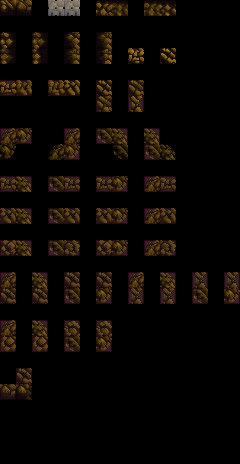

This is a level from a 2D game, rendered from its Tiled map with the project's own tilesets. A one-line summary and the complete map file follow:
An orthogonal 15x29 tile map with 16x16 px tiles, 4 tile layers (Regions, Input_Rock-Foreground, Output_Rock-Foreground, Output_Rock-Foreground), 2 tilesets.

<map version="1.0" tiledversion="1.1.6" orientation="orthogonal" renderorder="right-down" width="15" height="29" tilewidth="16" tileheight="16" infinite="0" nextobjectid="1">
 <tileset firstgid="1" source="input-tiles.tsx" />
 <tileset firstgid="13" source="rock-moss-plants-doors.tsx" />
 <layer name="Regions" width="15" height="29" opacity="0.5">
  <data encoding="csv">
4,4,0,4,4,0,4,4,0,4,4,0,0,0,0,
0,0,0,0,0,0,0,0,0,0,0,0,0,0,0,
4,0,4,0,4,0,4,0,0,0,0,0,0,0,0,
4,0,4,0,4,0,4,0,4,0,4,0,0,0,0,
0,0,0,0,0,0,0,0,0,0,0,0,0,0,0,
4,4,0,4,4,0,4,0,4,0,0,0,0,0,0,
0,0,0,0,0,0,4,0,4,0,0,0,0,0,0,
0,0,0,0,0,0,0,0,0,0,0,0,0,0,0,
4,4,0,0,4,0,4,4,0,4,0,0,0,0,0,
0,0,0,0,4,0,0,0,0,4,0,0,0,0,0,
0,0,0,0,0,0,0,0,0,0,0,0,0,0,0,
4,4,0,4,4,0,4,4,0,4,4,0,0,0,0,
0,0,0,0,0,0,0,0,0,0,0,0,0,0,0,
4,4,0,4,4,0,4,4,0,4,4,0,0,0,0,
0,0,0,0,0,0,0,0,0,0,0,0,0,0,0,
4,4,0,4,4,0,4,4,0,4,4,0,0,0,0,
0,0,0,0,0,0,0,0,0,0,0,0,0,0,0,
4,0,4,0,4,0,4,0,4,0,4,0,4,0,4,
4,0,4,0,4,0,4,0,4,0,4,0,4,0,4,
0,0,0,0,0,0,0,0,0,0,0,0,0,0,0,
4,0,4,0,4,0,4,0,0,0,0,0,0,0,0,
4,0,4,0,4,0,4,0,0,0,0,0,0,0,0,
0,0,0,0,0,0,0,0,0,0,0,0,0,0,0,
0,4,0,0,0,0,0,0,0,0,0,0,0,0,0,
4,4,0,0,0,0,0,0,0,0,0,0,0,0,0,
0,0,0,0,0,0,0,0,0,0,0,0,0,0,0,
0,0,0,0,0,0,0,0,0,0,0,0,0,0,0,
0,0,0,0,0,0,0,0,0,0,0,0,0,0,0,
0,0,0,0,0,0,0,0,0,0,0,0,0,0,0
</data>
 </layer>
 <layer name="Input_Rock-Foreground" width="15" height="29" opacity="0.5">
  <data encoding="csv">
14,14,0,15,15,0,38,38,0,39,39,0,0,0,0,
0,0,0,0,0,0,0,0,0,0,0,0,0,0,0,
21,0,29,0,24,0,32,0,0,0,0,0,0,0,0,
21,0,29,0,24,0,32,0,59,0,76,0,0,0,0,
0,0,0,0,0,0,0,0,0,0,0,0,0,0,0,
58,58,0,59,59,0,76,0,84,0,0,0,0,0,0,
0,0,0,0,0,0,76,0,84,0,0,0,0,0,0,
0,0,0,0,0,0,0,0,0,0,0,0,0,0,0,
13,40,0,0,13,0,37,16,0,16,0,0,0,0,0,
40,0,0,13,40,0,0,37,0,37,16,0,0,0,0,
0,0,0,0,0,0,0,0,0,0,0,0,0,0,0,
58,16,0,37,58,0,58,40,0,13,58,0,0,0,0,
0,0,0,0,0,0,0,0,0,0,0,0,0,0,0,
59,16,0,37,59,0,59,40,0,13,59,0,0,0,0,
0,0,0,0,0,0,0,0,0,0,0,0,0,0,0,
57,16,0,37,60,0,57,40,0,13,60,0,0,0,0,
0,0,0,0,0,0,0,0,0,0,0,0,0,0,0,
13,0,16,0,76,0,76,0,13,0,16,0,84,0,84,
76,0,76,0,37,0,40,0,84,0,84,0,37,0,40,
0,0,0,0,0,0,0,0,0,0,0,0,0,0,0,
13,0,16,0,68,0,68,0,0,0,0,0,0,0,0,
92,0,92,0,37,0,40,0,0,0,0,0,0,0,0,
0,0,0,0,0,0,0,0,0,0,0,0,0,0,0,
0,76,0,0,0,0,0,0,0,0,0,0,0,0,0,
15,24,0,0,0,0,0,0,0,0,0,0,0,0,0,
0,0,0,0,0,0,0,0,0,0,0,0,0,0,0,
0,0,0,0,0,0,0,0,0,0,0,0,0,0,0,
0,0,0,0,0,0,0,0,0,0,0,0,0,0,0,
0,0,0,0,0,0,0,0,0,0,0,0,0,0,0
</data>
 </layer>
 <layer name="Output_Rock-Foreground" width="15" height="29" opacity="0.5">
  <data encoding="csv">
14,15,0,115,115,0,38,39,0,38,39,0,0,0,0,
0,0,0,0,0,0,0,0,0,0,0,0,0,0,0,
21,0,21,0,24,0,24,0,0,0,0,0,0,0,0,
29,0,29,0,32,0,32,0,59,0,84,0,0,0,0,
0,0,0,0,0,0,0,0,0,0,0,0,0,0,0,
58,59,0,58,59,0,76,0,76,0,0,0,0,0,0,
0,0,0,0,0,0,84,0,84,0,0,0,0,0,0,
0,0,0,0,0,0,0,0,0,0,0,0,0,0,0,
66,75,0,0,66,0,74,67,0,67,0,0,0,0,0,
75,0,0,66,75,0,0,74,0,74,67,0,0,0,0,
0,0,0,0,0,0,0,0,0,0,0,0,0,0,0,
0,67,0,74,0,0,0,75,0,66,0,0,0,0,0,
0,0,0,0,0,0,0,0,0,0,0,0,0,0,0,
0,67,0,74,0,0,0,75,0,66,0,0,0,0,0,
0,0,0,0,0,0,0,0,0,0,0,0,0,0,0,
0,67,0,74,0,0,0,75,0,66,0,0,0,0,0,
0,0,0,0,0,0,0,0,0,0,0,0,0,0,0,
66,0,67,0,0,0,0,0,66,0,67,0,0,0,0,
0,0,0,0,74,0,75,0,0,0,0,0,74,0,75,
0,0,0,0,0,0,0,0,0,0,0,0,0,0,0,
66,0,67,0,0,0,0,0,0,0,0,0,0,0,0,
0,0,0,0,74,0,75,0,0,0,0,0,0,0,0,
0,0,0,0,0,0,0,0,0,0,0,0,0,0,0,
0,0,0,0,0,0,0,0,0,0,0,0,0,0,0,
0,31,0,0,0,0,0,0,0,0,0,0,0,0,0,
0,0,0,0,0,0,0,0,0,0,0,0,0,0,0,
0,0,0,0,0,0,0,0,0,0,0,0,0,0,0,
0,0,0,0,0,0,0,0,0,0,0,0,0,0,0,
0,0,0,0,0,0,0,0,0,0,0,0,0,0,0
</data>
 </layer>
 <layer name="Output_Rock-Foreground" width="15" height="29">
  <data encoding="csv">
0,0,0,0,0,0,0,0,0,0,0,0,0,0,0,
0,0,0,0,0,0,0,0,0,0,0,0,0,0,0,
0,0,0,0,0,0,0,0,0,0,0,0,0,0,0,
0,0,0,0,0,0,0,0,58,0,76,0,0,0,0,
0,0,0,0,0,0,0,0,0,0,0,0,0,0,0,
0,0,0,0,0,0,0,0,0,0,0,0,0,0,0,
0,0,0,0,0,0,0,0,0,0,0,0,0,0,0,
0,0,0,0,0,0,0,0,0,0,0,0,0,0,0,
0,0,0,0,0,0,0,0,0,0,0,0,0,0,0,
0,0,0,0,0,0,0,0,0,0,0,0,0,0,0,
0,0,0,0,0,0,0,0,0,0,0,0,0,0,0,
0,0,0,0,0,0,0,0,0,0,0,0,0,0,0,
0,0,0,0,0,0,0,0,0,0,0,0,0,0,0,
0,0,0,0,0,0,0,0,0,0,0,0,0,0,0,
0,0,0,0,0,0,0,0,0,0,0,0,0,0,0,
0,0,0,0,0,0,0,0,0,0,0,0,0,0,0,
0,0,0,0,0,0,0,0,0,0,0,0,0,0,0,
0,0,0,0,0,0,0,0,0,0,0,0,0,0,0,
0,0,0,0,0,0,0,0,0,0,0,0,0,0,0,
0,0,0,0,0,0,0,0,0,0,0,0,0,0,0,
0,0,0,0,0,0,0,0,0,0,0,0,0,0,0,
0,0,0,0,0,0,0,0,0,0,0,0,0,0,0,
0,0,0,0,0,0,0,0,0,0,0,0,0,0,0,
0,0,0,0,0,0,0,0,0,0,0,0,0,0,0,
0,0,0,0,0,0,0,0,0,0,0,0,0,0,0,
0,0,0,0,0,0,0,0,0,0,0,0,0,0,0,
0,0,0,0,0,0,0,0,0,0,0,0,0,0,0,
0,0,0,0,0,0,0,0,0,0,0,0,0,0,0,
0,0,0,0,0,0,0,0,0,0,0,0,0,0,0
</data>
 </layer>
</map>